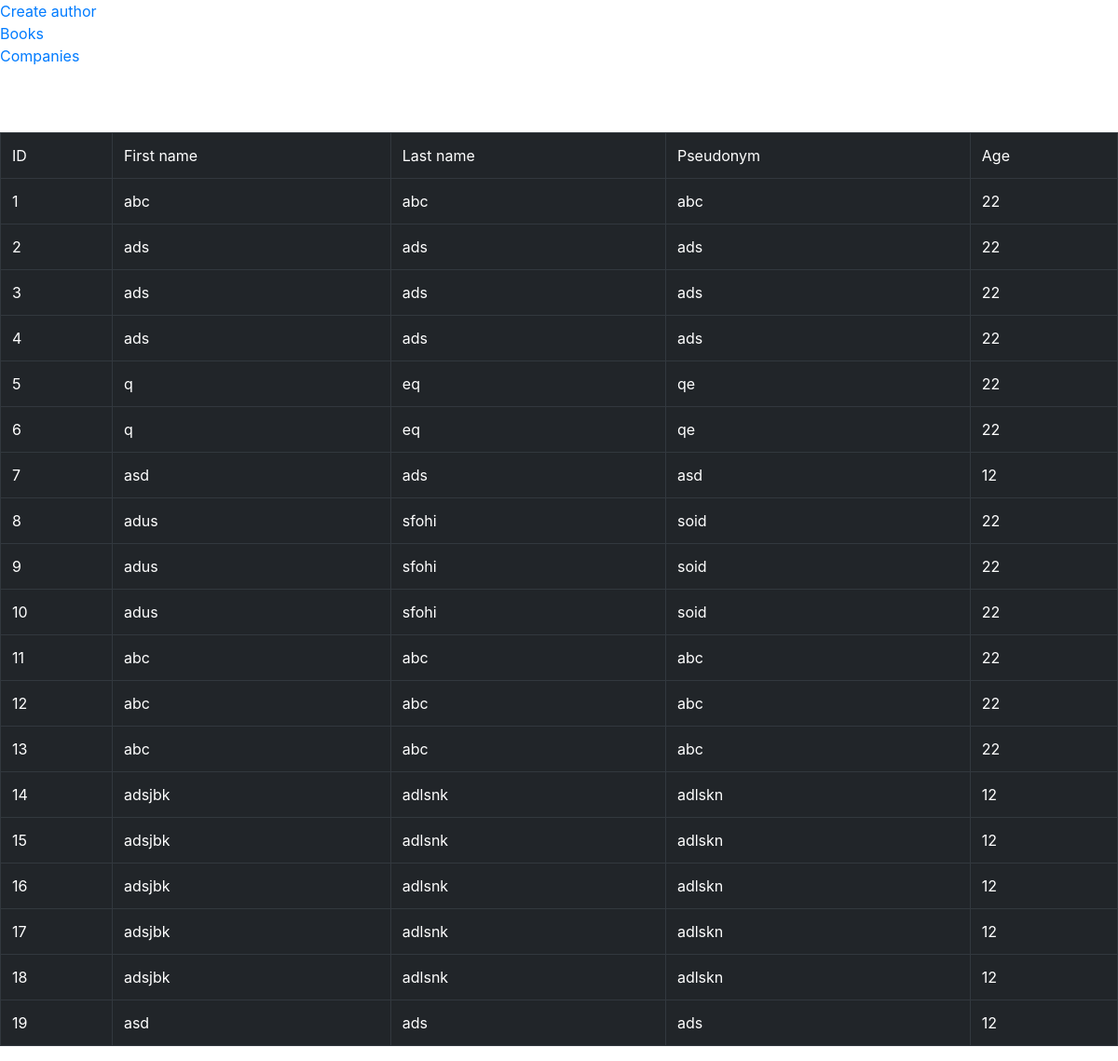
Screenshot of /authors/ with the database file from the repository.
### booksapp/models.py (models this page shows, shortened)
class Author(models.Model):
	first_name = models.CharField(max_length=30)
	last_name = models.CharField(max_length=30)
	pseudonym = models.CharField(max_length=20)
	age = models.IntegerField()

### booksapp/views.py (the view)
# urls.py: url(r'^authors/', authors),
def authors(request):
	all_authors = Author.objects.all()
	return render(request, 'booksapp/authors.html', {
		'all_authors': all_authors,
	})

### booksapp/templates/booksapp/authors.html (shortened to what this page needs)
<!DOCTYPE html>
<html>
<head>
	<link rel="stylesheet" href="https://stackpath.bootstrapcdn.com/bootstrap/4.1.1/css/bootstrap.min.css">
</head>
<body>
<a href="/createAuthor">Create author</a> </br>
<a href="/">Books</a> <br>
<a href="/companies">Companies</a>
<table class="table table-bordered table-dark" style="margin-top: 70px">
	<tr>
		<td>ID</td>
		<td>First name</td>
		<td>Last name</td>
		<td>Pseudonym</td>
		<td>Age</td>
	</tr>
	{% for author in all_authors %}
		<tr>
		<td>{{author.id}}</td>
		<td>{{author.first_name}}</td>
		<td>{{author.last_name}}</td>
		<td>{{author.pseudonym}}</td>
		<td>{{author.age}}</td>
		</tr>
	{% endfor %}
</table>
</body>
</html>

### rows the page displays
Author: id "1", first_name "abc", last_name "abc", pseudonym "abc", age "22"
Author: id "2", first_name "ads", last_name "ads", pseudonym "ads", age "22"
Author: id "3", first_name "ads", last_name "ads", pseudonym "ads", age "22"
Author: id "4", first_name "ads", last_name "ads", pseudonym "ads", age "22"
Author: id "5", first_name "q", last_name "eq", pseudonym "qe", age "22"
Author: id "6", first_name "q", last_name "eq", pseudonym "qe", age "22"
Author: id "7", first_name "asd", last_name "ads", pseudonym "asd", age "12"
Author: id "8", first_name "adus", last_name "sfohi", pseudonym "soid", age "22"
Author: id "9", first_name "adus", last_name "sfohi", pseudonym "soid", age "22"
Author: id "10", first_name "adus", last_name "sfohi", pseudonym "soid", age "22"
Author: id "11", first_name "abc", last_name "abc", pseudonym "abc", age "22"
Author: id "12", first_name "abc", last_name "abc", pseudonym "abc", age "22"
Author: id "13", first_name "abc", last_name "abc", pseudonym "abc", age "22"
Author: id "14", first_name "adsjbk", last_name "adlsnk", pseudonym "adlskn", age "12"
Author: id "15", first_name "adsjbk", last_name "adlsnk", pseudonym "adlskn", age "12"
Author: id "16", first_name "adsjbk", last_name "adlsnk", pseudonym "adlskn", age "12"
Author: id "17", first_name "adsjbk", last_name "adlsnk", pseudonym "adlskn", age "12"
Author: id "18", first_name "adsjbk", last_name "adlsnk", pseudonym "adlskn", age "12"
Author: id "19", first_name "asd", last_name "ads", pseudonym "ads", age "12"
